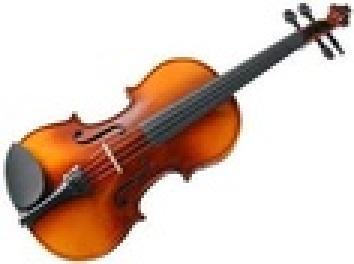
#> input picture Voilin1.jpg, 118 x 88 px, shrunk from 259 x 194 before the run (shown 3 times larger)
$ python Learn13.py
#> lines starting #> are read from the running program, lines starting #| are printed output that depends on the picture
#Feature Matching (Homography)
import cv2
import numpy as np
import matplotlib.pyplot as plt

img1= cv2.imread('Voilin1.jpg',1)
#> img1 is the input picture: shape (88, 118, 3); mean B, G, R 185, 195.6, 215.8
img2=cv2.imread('Voilin2.jpg',1)
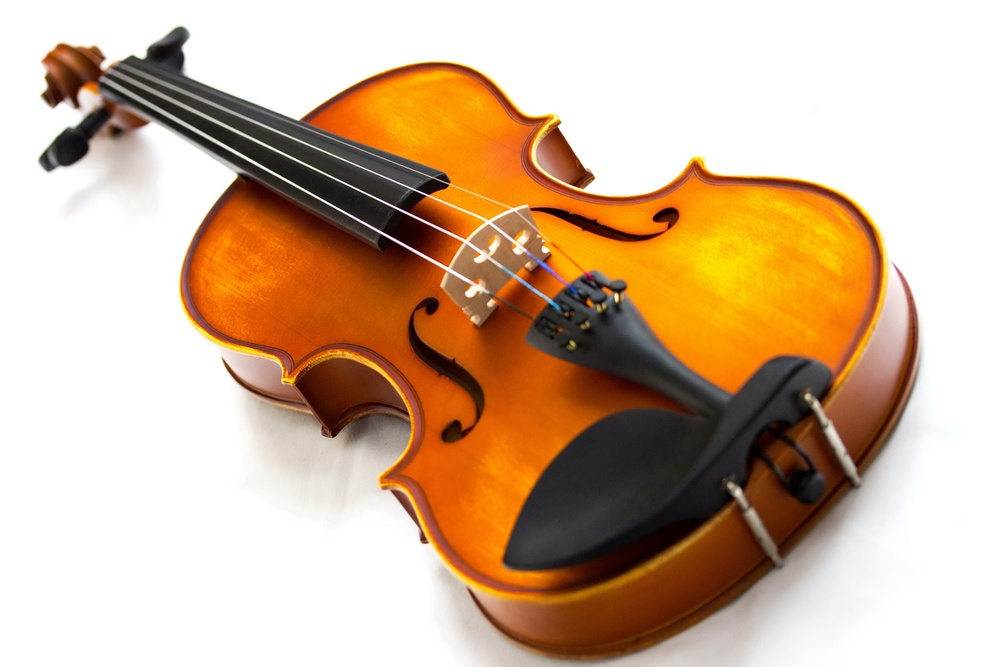
#> input picture Voilin2.jpg, 1000 x 667 px, shrunk from 2200 x 1467 before the run
#> img2 is the input picture: shape (667, 1000, 3); mean B, G, R 150.9, 177.9, 206.8

orb=cv2.ORB_create()

kp1,des1=orb.detectAndCompute(img1,None)
#> kp1 = 50 keypoints; strongest (x, y, size): (79, 31, 31), (42, 33, 31), (44, 33, 31), (35, 49, 31)
kp2,des2=orb.detectAndCompute(img2,None)
#> kp2 = 500 keypoints; strongest (x, y, size): (233, 172, 111.1), (616, 295, 31), (558, 126, 31), (233, 170, 92.6)

bf=cv2.BFMatcher(cv2.NORM_HAMMING,crossCheck=True)

matches=bf.match(des1,des2)
#> matches = 29 matches
matches=sorted(matches,key=lambda x:x.distance)

img3=cv2.drawMatches(img1,kp1,img2,kp2,matches[:10],None,flags=2)
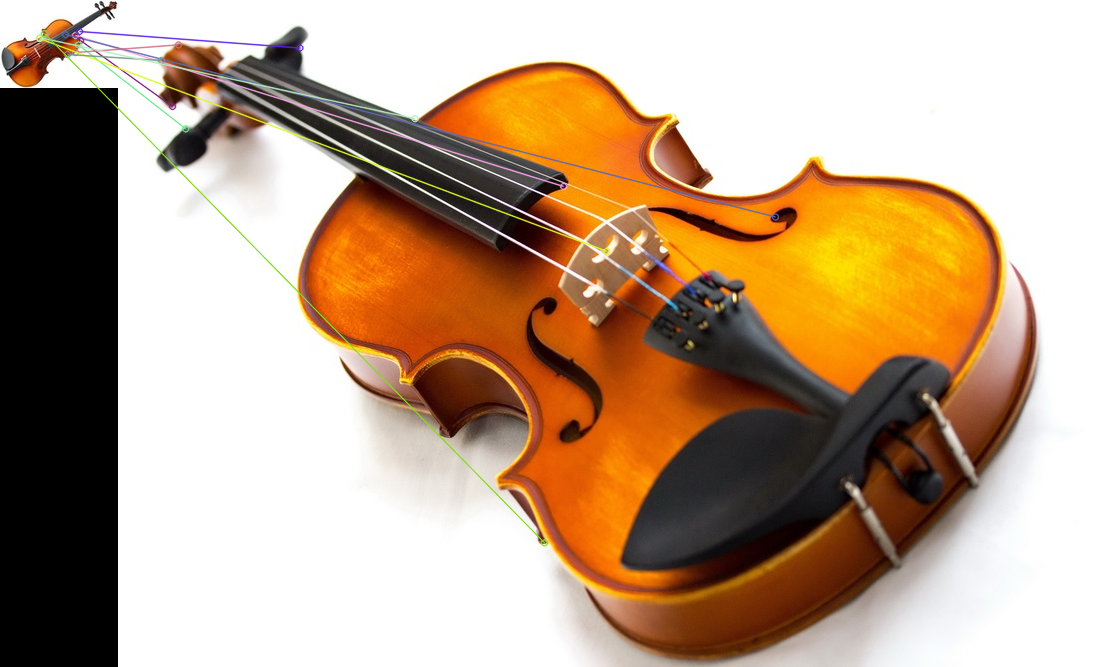
#> img3: shape (667, 1118, 3); mean B, G, R 137.6, 162, 187.9
plt.imshow(img3)
plt.show()
